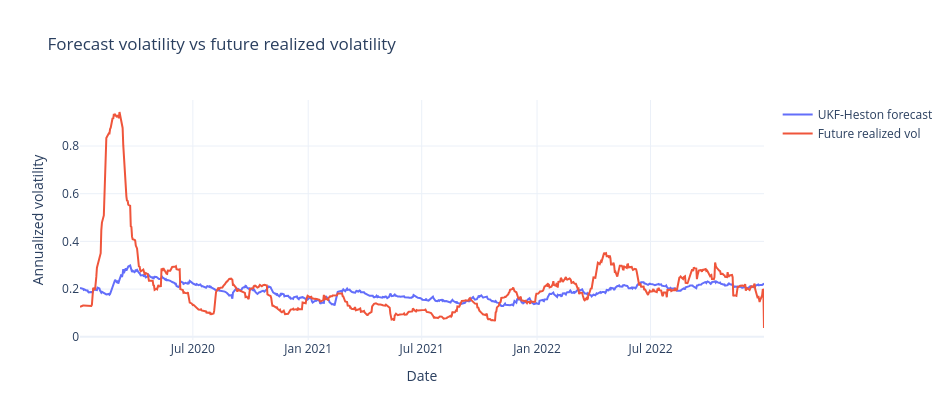

This figure's notebook cell:
### Code cell
model_compare = sigma_hat[['date', 'forecast_sigma_hat']].merge(future_realized_vol, on='date', how='inner').dropna()
fig = go.Figure()
fig.add_trace(go.Scatter(x=model_compare['date'], y=model_compare['forecast_sigma_hat'], mode='lines', name='UKF-Heston forecast'))
fig.add_trace(go.Scatter(x=model_compare['date'], y=model_compare['future_realized_vol'], mode='lines', name='Future realized vol'))
fig.update_layout(template='plotly_white', height=420, width=950, title='Forecast volatility vs future realized volatility')
fig.update_xaxes(title='Date')
fig.update_yaxes(title='Annualized volatility')
fig.show()

### Figure 1 — Plotly figure (JSON) as saved in the notebook; plotly's stock layout.template omitted (floating-point values rounded to 4 significant figures; data arrays with more than 128 entries replaced by an {"elided": "..."} marker saying what was removed)
{"data": [{"mode": "lines", "name": "UKF-Heston forecast", "type": "scatter", "x": {"elided": "756 str values"}, "y": {"elided": "756 float values"}}, {"mode": "lines", "name": "Future realized vol", "type": "scatter", "x": {"elided": "756 str values"}, "y": {"elided": "756 float values"}}], "layout": {"height": 420, "title": {"text": "Forecast volatility vs future realized volatility"}, "width": 950, "xaxis": {"title": {"text": "Date"}}, "yaxis": {"title": {"text": "Annualized volatility"}}}}
